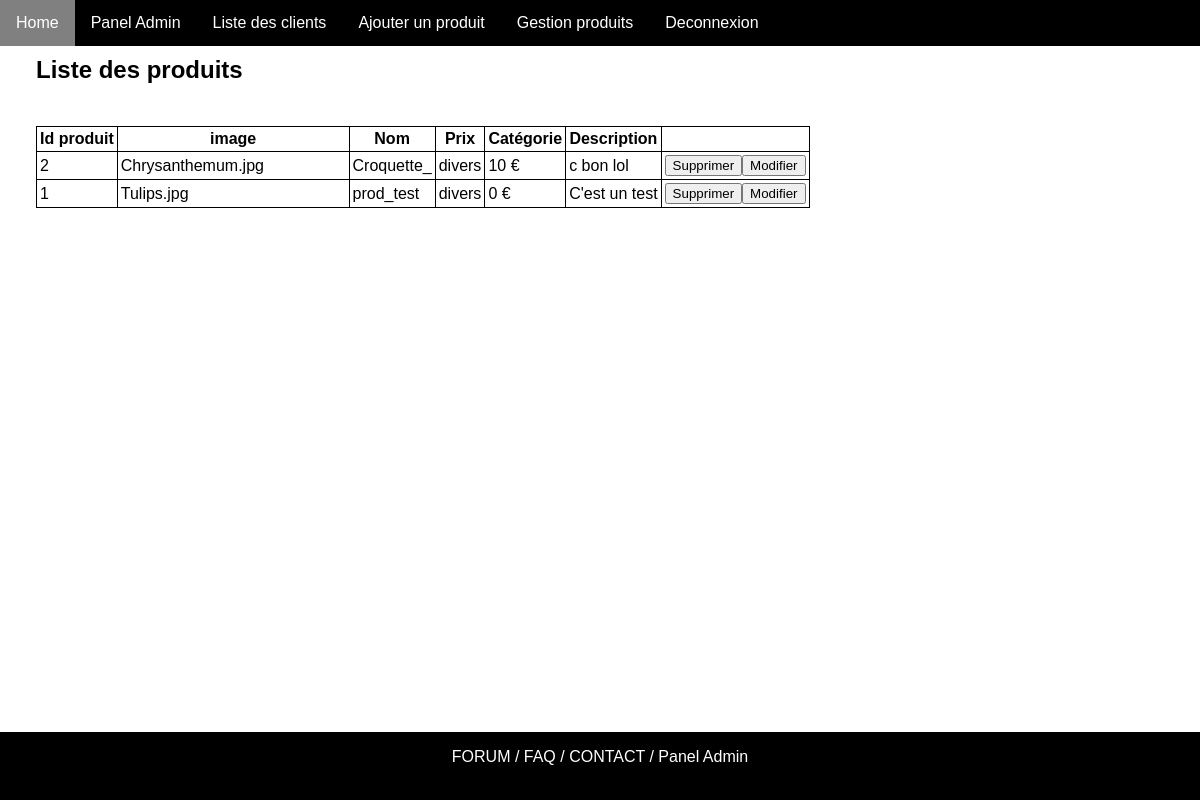
The page /gestion_prod.php on the database its author committed.
### tables this page shows
CREATE TABLE IF NOT EXISTS `produit` (
  `id_prod` int(10) NOT NULL AUTO_INCREMENT,
  `date` timestamp NOT NULL DEFAULT CURRENT_TIMESTAMP,
  `nom` char(30) NOT NULL,
  `type` char(30) DEFAULT 'divers',
  `description` char(250) NOT NULL,
  `image` mediumblob NOT NULL,
  `prix` int(7) NOT NULL,
  `qte` int(3) NOT NULL DEFAULT '1',
  PRIMARY KEY (`id_prod`)
);

### gestion_prod.php (the view, shortened to what this page needs)
<!DOCTYPE html>
<html>
	<head>
		<link rel="stylesheet" type="text/css" href="css/style.css">
	</head>
	<body>
				<?php include 'include/_admin_header.php'; ?>
				<div class="contain_">
					<h2>Liste des produits</h2>
						<table><tr><th>Id produit</th>
							<th>image</th>
							<th>Nom</th>
							<th>Prix</th>
							<th>Catégorie</th>
							<th>Description</th></tr>
					<?php
						$reponse = $bdd->query('SELECT id_prod, nom, type, image, prix, description FROM Produit ORDER BY date DESC LIMIT 0, 20');
						while ($donnees = $reponse->fetch())
						{
						echo '<tr><td>' . htmlspecialchars($donnees['id_prod']) . '</td>
						<td class="img_prod">'. htmlspecialchars($donnees['image']) . '</td>
						<td>'. htmlspecialchars($donnees['nom']) . '</td>
						<td>'. htmlspecialchars($donnees['type']) . '</td>
						<td>'. htmlspecialchars($donnees['prix']) . ' € </td>
						<td>'. htmlspecialchars($donnees['description']) . '</td>
						<td><input type="button" href="" value="Supprimer"><input type="button" href="" value="Modifier"></td></tr>';
						}
					?>
					</table>
				</div>
				<?php include 'include/_admin_footer.php'; ?>
	</body>
</html>

### include/_admin_header.php
<header class="header">
	<ul>
		<li><a class="active" href="index.php">Home</a></li>
		<li><a href="panel_admin.php">Panel Admin</a></li>
		<li><a href="list_users.php">Liste des clients</a></li>
		<li><a href="ajouter_produit.php">Ajouter un produit</a></li>
		<li><a href="gestion_prod.php">Gestion produits</a></li>
		<li><a href="session/disconnect_.php">Deconnexion</a></li>
	</ul>
</header>

### include/_admin_footer.php
<footer class="footer">
	<p><a href="forum">FORUM</a> / <a href="[A LIRE!].php">FAQ</a> / <a href="contact">CONTACT</a> / <a href="panel_admin.php">Panel Admin</a></p>
	<br>
</footer>

### css/style.css (style rules this page uses)
body { font-family: helvetica; margin: 0; }
body a:link { text-decoration: none; }
ul { flex: auto; list-style-type: none; size: 100%; margin: 0; padding: 0; overflow: hidden; background-color: black; width: 100%; position: fixed; }
li { float: left; }
li a { display: block; color: white; text-align: center; padding: 14px 16px; }
.active { background-color: dodgerblue; }
.contain_ { padding: 3%; margin-bottom:5%; }
h2 { padding-bottom: 2%; }
table, td, th { border: 1px solid black; border-collapse: collapse; }
td, th { padding: 3px; }
.img_prod, .img_prod_mag { width: 30%; height: auto; }
footer { color: white; background: black; text-align: center; flex: auto; list-style-type: none; size: 100%; margin-top: 5%; padding: 0; overflow: hidden; width: 100%; position: fixed; bottom: 0; }
footer a:link { color: white; }

### rows shown on the page
produit: id_prod "2", image "Chrysanthemum.jpg", nom "Croquette_", type "divers", prix "10", description "c bon lol"
produit: id_prod "1", image "Tulips.jpg", nom "prod_test", type "divers", prix "0", description "C'est un test"
